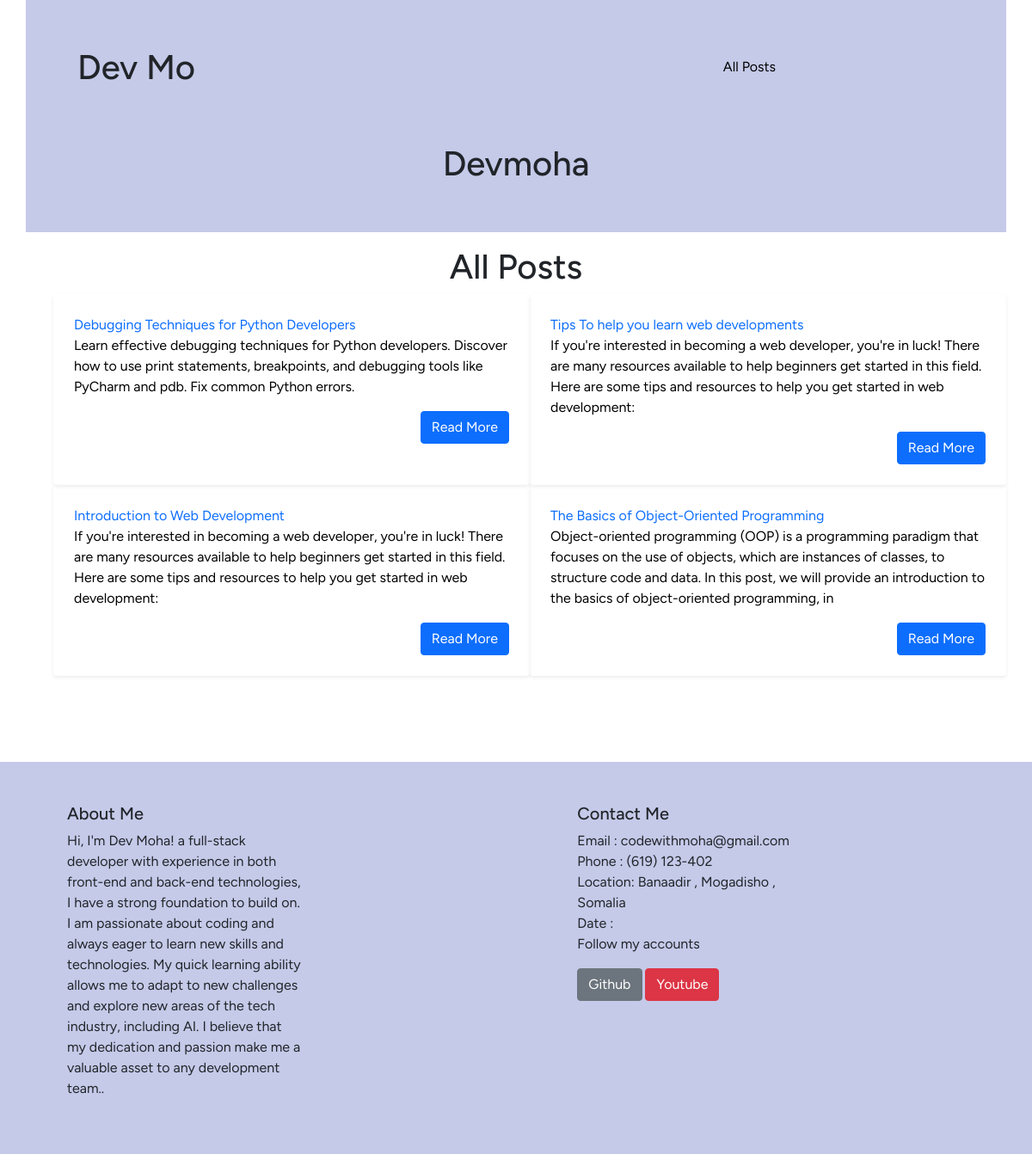
The app's page /author/dev with its own data.
### core/models.py (models this page shows, shortened)
class Author(models.Model):
    first_name = models.CharField(max_length=100)
    last_name = models.CharField(max_length=100)
    email_address = models.EmailField()
    def get_Full_name(self):
        return f"{self.first_name}{self.last_name}"

class Post(models.Model):
    title= models.CharField(max_length=100)
    excerpt = models.CharField(max_length=250)
    image = models.ImageField(upload_to='posts',null=True)
    content = models.TextField()
    author = models.ForeignKey(Author,on_delete=models.CASCADE , related_name="posts")
    tags = models.ManyToManyField(Tag,related_name='posts')
    date = models.DateField( auto_now=True)
    slug = models.SlugField(null=True)
    def get_absolute_url(self):
        return reverse("post_detail", args=[self.slug])

### core/views.py (the view)
# urls.py: path('author/<str:name>',views.AuthorDetailView.as_view(),name="author_detail"),
class AuthorDetailView(View):
    def get(self,request,name):
        author = Author.objects.get(first_name=name)
        author_posts = author.posts.all()
        context = {
            "author":author,
            "posts":author_posts
        }
        return render(request,"core/author_detail.html",context)

### core/templates/core/author_detail.html (shortened to what this page needs)
{% extends 'base.html' %}
{% block content %}
<div style="background: #C5CAE9;" class="container p-5">
    {% include 'core/include/nav.html' %}
    <h1 class="text-center text-capitalize" >{{author.get_Full_name}}</h1>
</div>
<div>
    <h1 class="text-center mt-3">All Posts </h1>
</div>
{% include 'core/include/latest-post.html'  %}
{% endblock content %}

### templates/base.html (shortened to what this page needs)
{% load static %}
{%load crispy_forms_tags%}
<html lang="en">
<head>
    <link rel="stylesheet" href="{% static 'css/bootstrap.css' %}">
    <link rel="stylesheet" href="{% static 'css/font-awesome.min.css' %} ">
</head>
<body style=" font-family: 'Figtree', sans-serif;">
        <div style="margin-top:-50px; margin-bottom:100px" class=" ">
            {% block content %}{% endblock content %}
        </div>
        <div style="margin-top:100px">
            {% include 'footer.html' %}
        </div>
</body>
</html>

### core/templates/core/include/nav.html (shortened to what this page needs)
<nav style="background: #C5CAE9; " class="my-5 navbar navbar-expand-lg navbar-dark ">
    <div class="container ">
      <h1
        class="me-5"
        role="button"
        hx-push-url="true"
        hx-get="{% url 'home' %}"
        hx-target="body"
        hx-swap="outerHtml"> Dev Mo
     </h1>
      <div style="margin-right:200px" class="collapse navbar-collapse " id="navbarColor01">
        <ul  class=" navbar-nav mb-2 ms-auto ">
          <li
            class="nav-item"
            role="button"
            hx-push-url="true"
            hx-get="{% url 'posts' %}"
            hx-target="body"
            hx-swap="outerHtml">
            <a style="color:black" class=" nav-link active">All Posts
            </a>
        </li>
        </ul>
      </div>
    </div>
</nav>

### core/templates/core/include/latest-post.html
<main class="container">
    <ul class="row">
            {%for post in posts %}
            {% if post %}
            <li
                role ="button"
                hx-get="{{post.get_absolute_url}}"
                hx-push-url="true"
                hx-target="body"
                hx-swap="outerHtml"
                class="text-primary col-md-6 list-unstyled shadow-sm p-4 rounded">
                {{post.title}}
                <p style="color:black"> {{post.excerpt}} </p>
                <button
                    role ="button"
                    hx-get="{{post.get_absolute_url}}"
                    hx-push-url="true"
                    hx-target="body"
                    hx-swap="outerHtml"
                    style="color:#3F51B5"
                    class="float-end btn btn-primary text-white text-decoration-none ">
                    Read More
                </button>
            </li>
            {% else %}
                <P>No post available on this page</P>
            {% endif %}
        {% endfor %}
    </ul>
</main>

### templates/footer.html
{% load static %}
<footer style="background: #C5CAE9; " class="footer ">
    <div class="container p-5 ">
      <div  class="row d-md-flex d-block">
        <div class="col ">
          <h5>About Me</h5>
          <p>Hi, I'm Dev Moha!  a full-stack developer with experience in both front-end and back-end technologies, I have a strong foundation to build on. I am passionate about coding and always eager to learn new skills and technologies. My quick learning ability allows me to adapt to new challenges and explore new areas of the tech industry, including AI. I believe that my dedication and passion make me a valuable asset to any development team..</p>
        </div>
        <div class="col"></div>
        <div class="col ">
          <h5>Contact Me</h5>
          <ul class="list-unstyled">
            <li>Email : codewithmoha@gmail.com</li>
            <li>Phone  : (619) 123-402</li>
            <li>Location: Banaadir , Mogadisho ,  Somalia</li>
            <li>Date : {{date}}</li>
            <p>Follow my accounts</p>
            <a class="btn btn-secondary  "  href="https://github.com/Dev-Moa" target="_blank">Github</a>
            <a class="btn btn-danger" href="https://www.youtube.com/@devmoha/videos" target="_blank">Youtube</a>
          </ul>
        </div>
        <div  class="col-md-2 justify-content-center ">
        </div>
      </div>
    </div>
  </footer>

### records on screen
Author: get_Full_name "Devmoha"
Post: title "Debugging Techniques for Python Developers", excerpt "Learn effective debugging techniques for Python developers. Discover how to use print statements, breakpoints, and debugging tools like PyCharm and pdb. Fix common Python errors."
Post: title "Tips To help you learn web developments", excerpt "If you're interested in becoming a web developer, you're in luck! There are many resources available to help beginners get started in this field. Here are some tips and resources to help you get started in web development:"
Post: title "Introduction to Web Development", excerpt "If you're interested in becoming a web developer, you're in luck! There are many resources available to help beginners get started in this field. Here are some tips and resources to help you get started in web development:"
Post: title "The Basics of Object-Oriented Programming", excerpt "Object-oriented programming (OOP) is a programming paradigm that focuses on the use of objects, which are instances of classes, to structure code and data. In this post, we will provide an introduction to the basics of object-oriented programming, in"
